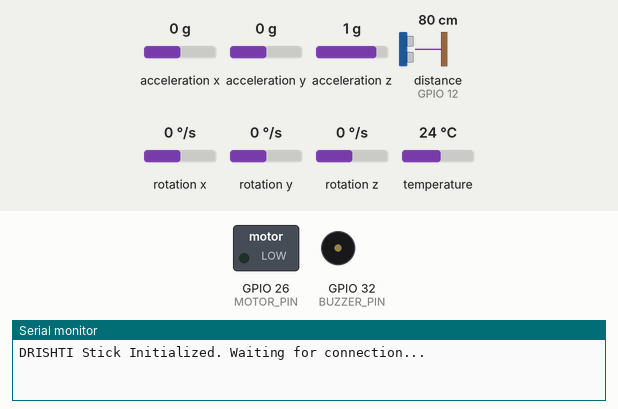
The sketch below on a simulated ESP32. On the bench: switched loads named in the sketch (green lamp = pin HIGH), buzzer (waves = sounding, pin HIGH), the last lines printed to the serial monitor. Wiring (inferred from the names in the program): ultrasonic range finder: trigger GPIO 14; echo GPIO 12. Inputs (shaded band) come from the test bench; at power-on: distance to the obstacle (sensor on GPIO 12) 80 cm, acceleration x 0 g, acceleration y 0 g, acceleration z 1 g, rotation x 0 °/s, rotation y 0 °/s, rotation z 0 °/s, temperature 24 °C. The echo pulse lasts 58.3 µs per cm; nothing arrives over Bluetooth unless stated; a phone connects over Bluetooth LE 3 s after start; pins used as bus, display or sensor lines are not drawn.

Above: at 1.2 s.
1.3 s: distance to the obstacle (sensor on GPIO 12) set to 34 cm
4.3 s: distance to the obstacle (sensor on GPIO 12) set to 27 cm
At 5.0 s:
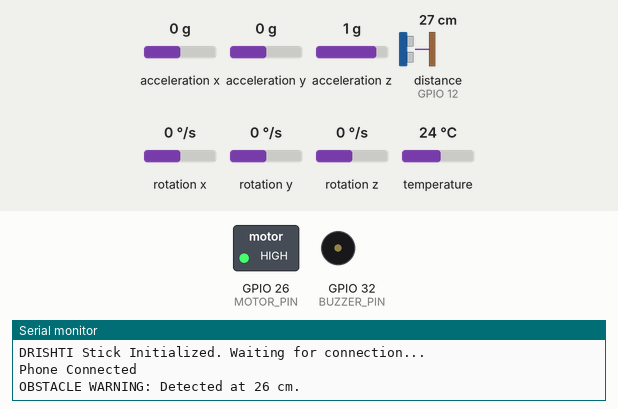
7.3 s: distance to the obstacle (sensor on GPIO 12) set to 35 cm
At 8.1 s:
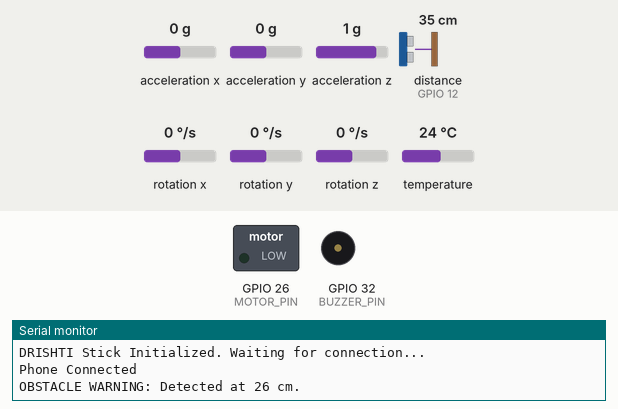
8.8 s: distance to the obstacle (sensor on GPIO 12) set to 2 cm
At 9.5 s:
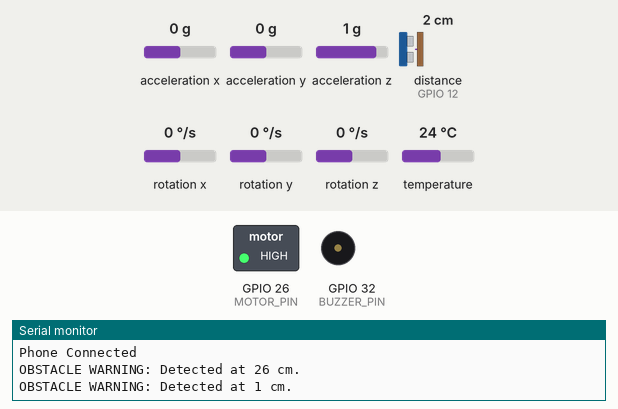
Timing chart, 0 to 12.8 s (numbered marks = the images above; inputs shaded):
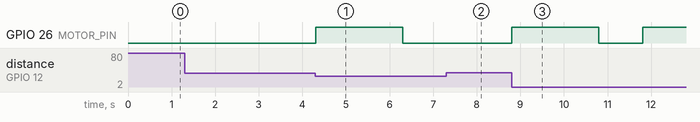

Measured:
- the behaviour switches between 31 and 30 cm on distance to the obstacle (sensor on GPIO 12) (found by bisection; images 0 and 1)
- after the input at 4.3 s, GPIO 26 (MOTOR_PIN): LOW → HIGH at once, → LOW 2.0 s later
- after the input at 7.3 s, GPIO 26 (MOTOR_PIN): stays LOW (without the input it goes to HIGH after 0.01 s)
- after the input at 8.8 s, GPIO 26 (MOTOR_PIN): LOW → HIGH at once, → LOW 2.0 s later, → HIGH 1.0 s later

The sketch:

drishti.ino
```cpp
// LIBRARIES - including the BLE libraries
#include <BLEDevice.h>
#include <BLEServer.h>
#include <BLEUtils.h>
#include <BLE2902.h>
#include <Adafruit_MPU6050.h>
#include <Adafruit_Sensor.h>
#include <Wire.h>

// PIN DEFINITIONS - As you provided
#define ULTRASONIC_TRIG_PIN 14
#define ULTRASONIC_ECHO_PIN 12
#define MOTOR_PIN           26
#define BUZZER_PIN          32

// SENSOR OBJECTS AND THRESHOLDS
Adafruit_MPU6050 mpu;
#define OBSTACLE_DISTANCE_CM 30.0
#define FALL_THRESHOLD      35.0 // This is very sensitive, perfect for testing!

// BLUETOOTH SETUP
BLECharacteristic *pCharacteristic;
bool deviceConnected = false;
#define SERVICE_UUID        "4fafc201-1fb5-459e-8fcc-c5c9c331914b"
#define CHARACTERISTIC_UUID "beb5483e-36e1-4688-b7f5-ea07361b26a8"

// --- BLUETOOTH SERVER CALLBACKS ---
class MyServerCallbacks: public BLEServerCallbacks {
    void onConnect(BLEServer* pServer) {
      deviceConnected = true;
      Serial.println("Phone Connected");
    }
    void onDisconnect(BLEServer* pServer) {
      deviceConnected = false;
      Serial.println("Phone Disconnected");
    }
};

void setup() {
  Serial.begin(115200);

  // Setup all component pins
  pinMode(ULTRASONIC_TRIG_PIN, OUTPUT);
  pinMode(ULTRASONIC_ECHO_PIN, INPUT);
  pinMode(MOTOR_PIN, OUTPUT);
  pinMode(BUZZER_PIN, OUTPUT);
  digitalWrite(MOTOR_PIN, LOW);
  digitalWrite(BUZZER_PIN, LOW);

  // Initialize MPU-6050
  if (!mpu.begin()) {
    Serial.println("Failed to find MPU6050 chip");
    while (1) { delay(10); }
  }
  mpu.setAccelerometerRange(MPU6050_RANGE_8_G);

  // --- Create the BLE Device ---
  BLEDevice::init("DRISHTI_Stick");
  BLEServer *pServer = BLEDevice::createServer();
  pServer->setCallbacks(new MyServerCallbacks());
  BLEService *pService = pServer->createService(SERVICE_UUID);
  pCharacteristic = pService->createCharacteristic(
                      CHARACTERISTIC_UUID,
                      BLECharacteristic::PROPERTY_READ |
                      BLECharacteristic::PROPERTY_WRITE |
                      BLECharacteristic::PROPERTY_NOTIFY
                    );
  pCharacteristic->addDescriptor(new BLE2902());
  pService->start();
  BLEDevice::startAdvertising();
  Serial.println("DRISHTI Stick Initialized. Waiting for connection...");
}

void loop() {
  // --- Check 1: Forward Obstacle Detection ---
  long duration, distance;
  // Trigger the ultrasonic sensor to send out a pulse
  digitalWrite(ULTRASONIC_TRIG_PIN, LOW);
  delayMicroseconds(2);
  digitalWrite(ULTRASONIC_TRIG_PIN, HIGH);
  delayMicroseconds(10);
  digitalWrite(ULTRASONIC_TRIG_PIN, LOW);

  // Read the echo time and calculate distance
  duration = pulseIn(ULTRASONIC_ECHO_PIN, HIGH);
  distance = duration * 0.034 / 2;

  bool isObstacleAhead = (distance < OBSTACLE_DISTANCE_CM && distance > 0);

  if (isObstacleAhead) {
    Serial.print("OBSTACLE WARNING: Detected at ");
    Serial.print(distance);
    Serial.println(" cm.");

    // Vibrate motor for 5 seconds, as you requested
    digitalWrite(MOTOR_PIN, HIGH);
    delay(2000);
    digitalWrite(MOTOR_PIN, LOW);

    // A short pause after the alert to prevent immediate re-triggering
    delay(1000);
  }

  // --- Check 2: Automated Fall Detection ---
  sensors_event_t a, g, temp;
  mpu.getEvent(&a, &g, &temp);
  float total_accel = sqrt(pow(a.acceleration.x, 2) + pow(a.acceleration.y, 2) + pow(a.acceleration.z, 2));

  if (total_accel > FALL_THRESHOLD) {
    Serial.println("FALL DETECTED! Activating local alarm and sending SOS signal...");

    // Action 1: Send the Bluetooth SOS signal to the phone
    if (deviceConnected) {
      pCharacteristic->setValue("FALL"); // Send the string "FALL"
      pCharacteristic->notify();
      Serial.println("SOS Signal 'FALL' sent to phone.");
    }

    // Action 2: Activate the local buzzer alarm
for(int i=0;i<20;i++){
      digitalWrite(BUZZER_PIN, HIGH); delay(500);
      digitalWrite(BUZZER_PIN, LOW); delay(500);

  }

  delay(100);
}
}
```
